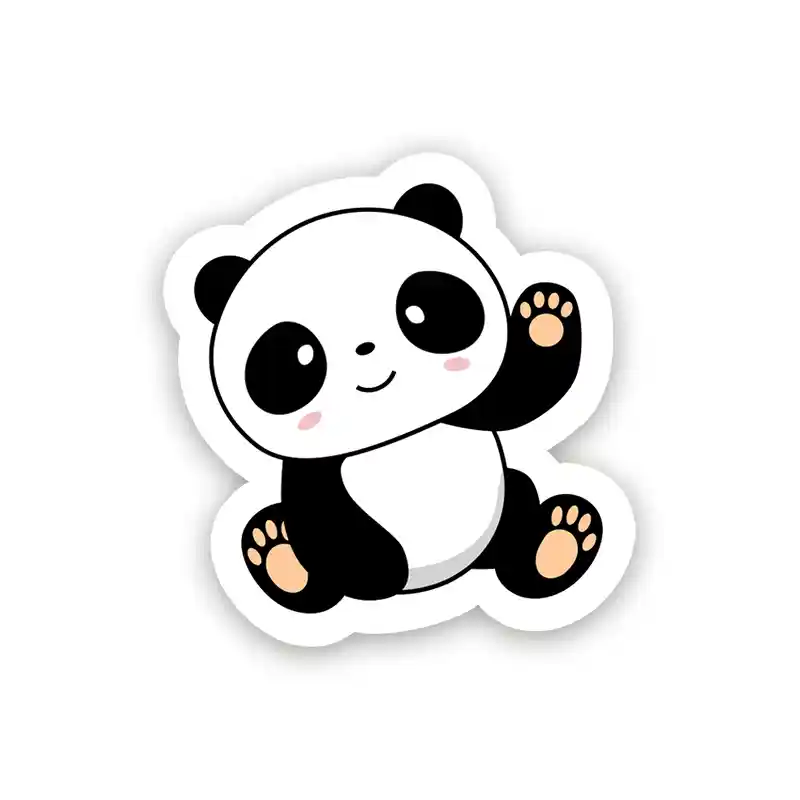
#> input picture Panda-Sticker.webp, 800 x 800 px; its folder holds only this picture in this run
$ python -i Functions.py   (imports and definitions only)
#> lines starting #> are read from the running program, lines starting #| are printed output that depends on the picture; after the words box and inside, x2 and y2 are one past the last pixel; in counts of white or black regions, pixels touching at a corner belong together
#> further down, picture is the input picture: shape (800, 800, 3); mean B, G, R 231.6, 232, 232.5
#bibliotecas necesárias para o socket
import socket
import time

#bibliotecas necessárias para os contornos
import cv2
import matplotlib.pyplot as plt
import numpy as np
from math import *

from tkinter import filedialog

def select_image():
    filepath = filedialog.askopenfilename(title="Select an Image", filetypes=[("Image files", "*.png;*.jpg;*.jpeg")])
    return filepath

# [214 lines left out: functions resize_keeping_aspect_ratio, adjust_gaussian_blur, select_threshold, Gera_contornos_Vf, Gera_preenchimento_Vf, not called in this run]

def escala_imagem(img_in,papel=(297 , 210),margem=0.1):
    #imagem do preview
#> called with papel = (297, 210), margem = 0.1
    image = np.zeros((500, 700), dtype=np.uint8)

    # desenhe o tamnaho das folhas na imagem
    color = (100, 100, 100)  # White color (BGR format)
    thickness = 1  # Thickness of the rectangle border
    start_point = (0, 0)  # Top-left corner of the rectangle   (148 , 105)

    end_point_a4 = (297 , 210)
    end_point_a3 = (420 , 297)
    end_point_a2 = (594 , 420)

    cv2.rectangle(image, start_point, end_point_a4, color, thickness)
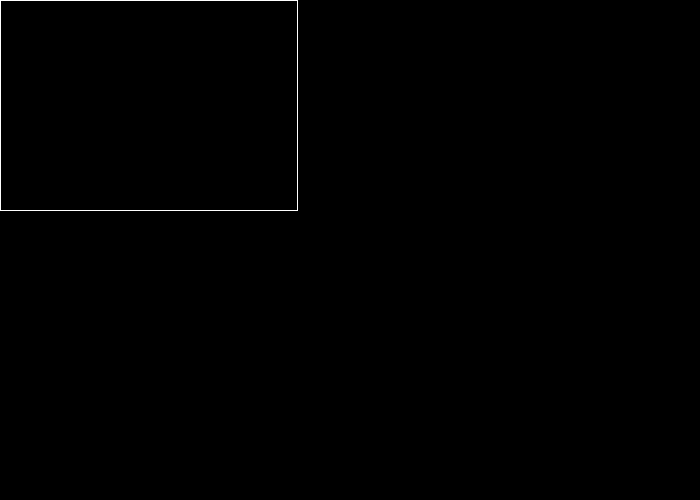
#> image: shape (500, 700); values 0 (black) and 100 (white), 0.29% white in thin lines or dots, all inside (x1, y1, x2, y2) = (0, 0, 298, 211)
    cv2.rectangle(image, start_point, end_point_a3, color, thickness)
    cv2.rectangle(image, start_point, end_point_a2, color, thickness)
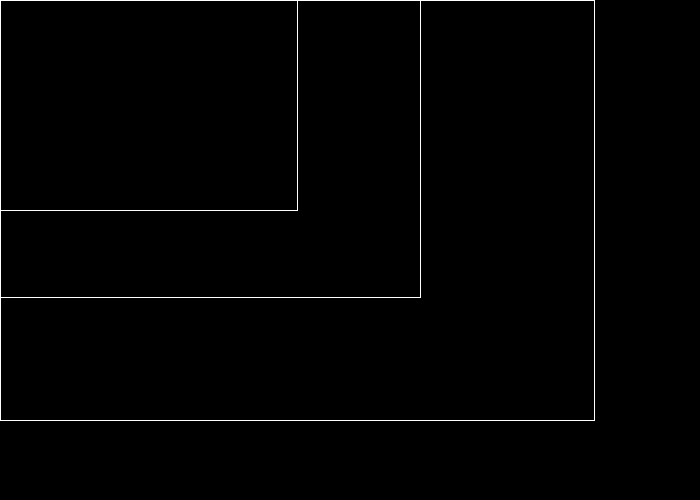
#> image: shape (500, 700); values 0 (black) and 100 (white), 0.93% white in thin lines or dots, all inside (x1, y1, x2, y2) = (0, 0, 595, 421)

    ###############################################################################
    #                       Gerar imagem
    ###############################################################################

    margem = 0.1 # minima em % do papel
    papel_escolhido = (papel[0]*(1-margem),papel[1]*(1-margem))
    #descobrir qual a oritenação da imagem
#> (the run stopped early here; a loop or call above may not have finished)
